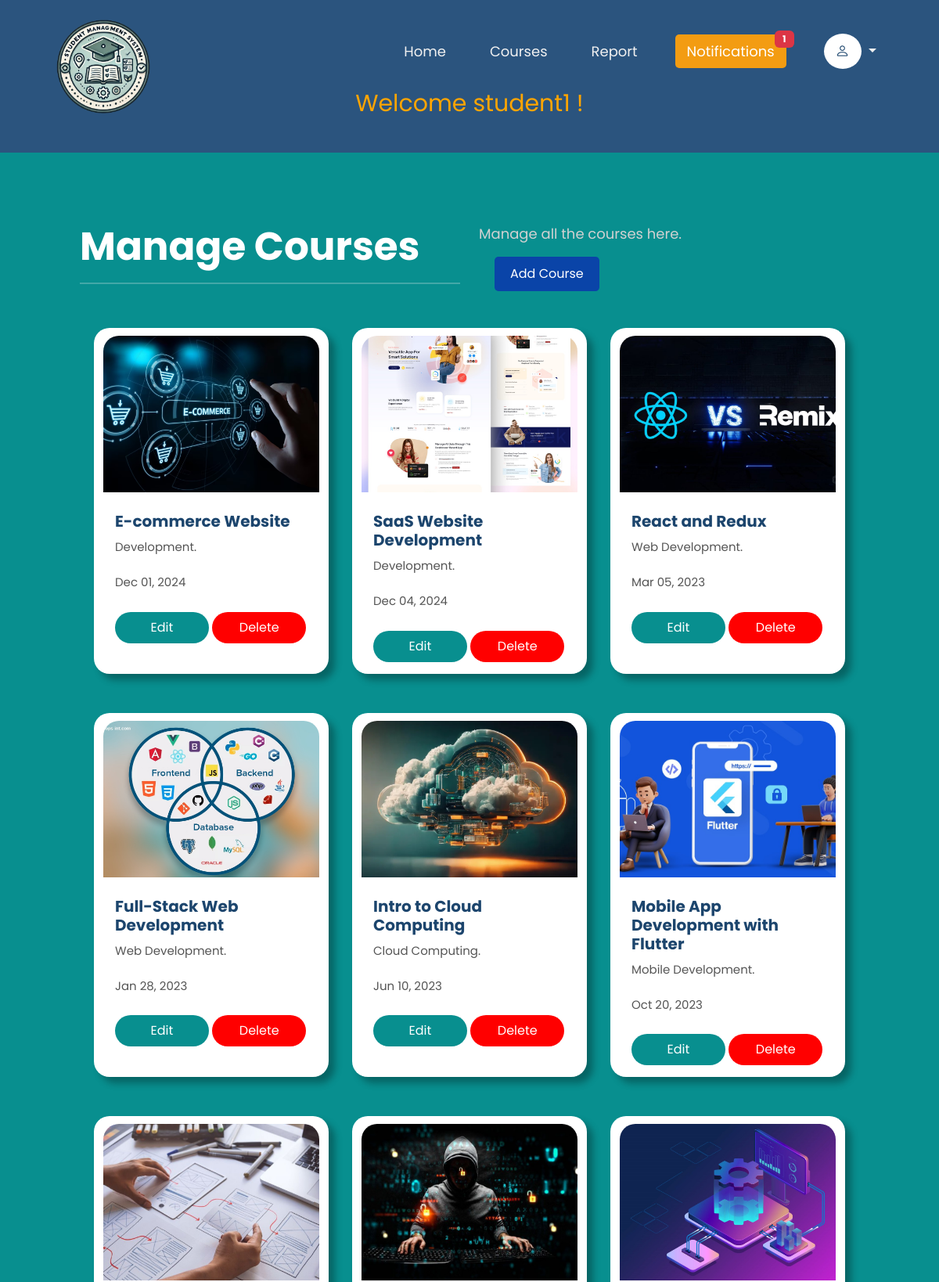
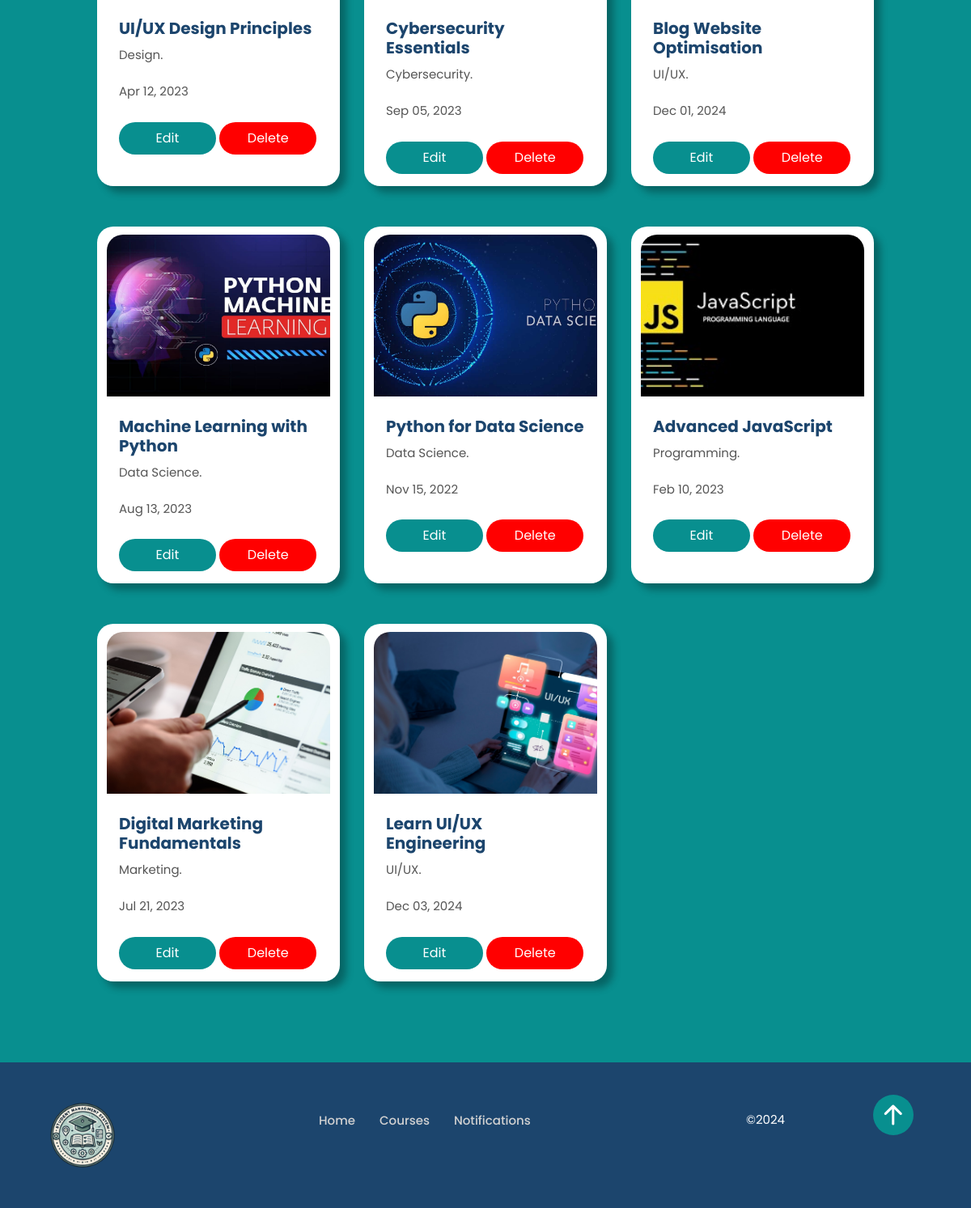
The page /admin/home.php (signed in) on the database its author committed (2 pictures, top to bottom).
### tables this page shows
CREATE TABLE `courses` (
  `id` int(11) NOT NULL,
  `title` varchar(100) NOT NULL,
  `description` text,
  `category` varchar(50) DEFAULT NULL,
  `date` date DEFAULT NULL,
  `image_path` varchar(255) DEFAULT NULL,
  `last_modified` timestamp NOT NULL DEFAULT CURRENT_TIMESTAMP ON UPDATE CURRENT_TIMESTAMP
);

### admin/home.php (the view, shortened to what this page needs)
<?php
include("view_notifications.php");
?>
<!DOCTYPE html>
<html lang="en">
<head>
    <link href="https://cdn.jsdelivr.net/npm/bootstrap@5.3.1/dist/css/bootstrap.min.css" rel="stylesheet"
>
    <link rel="stylesheet"
        href="https://cdnjs.cloudflare.com/ajax/libs/bootstrap-icons/1.10.5/font/bootstrap-icons.min.css">
    <link rel="stylesheet" href="../css/styleAdmin.css">
</head>
<body>
    <?php
    $query = "SELECT COUNT(*) AS pending_count FROM enrollments WHERE status = 'pending'";
    $result = mysqli_query($conn, $query);
    $data = mysqli_fetch_assoc($result);
    $pendingCount = $data['pending_count'];
    ?>
    <header class="navbar-section">
        <nav class="navbar navbar-expand-lg">
            <div class="container-fluid">
                <a class="navbar-brand" href="#">
                    <div class="logo-wrapper">
                        <img src="../images/logo.png" alt="Student Management System Logo" id="logoImg">
                    </div>
                </a>
                <div class="collapse navbar-collapse" id="navbarNav">
                    <ul class="navbar-nav ms-auto">
                        <li class="nav-item">
                            <a class="nav-link" aria-current="page" href="#home">Home</a>
                        </li>
                        <li class="nav-item">
                            <a class="nav-link" href="#projects">Courses</a>
                        </li>
                        <li class="nav-item">
                            <a class="nav-link" href="javascript:void(0);" data-bs-toggle="modal" data-bs-target="#reportModal">
                                Report
                            </a>
                        </li>
                        <li class="nav-item">
                            <a class="nav-link" href="javascript:void(0);"
                                style="background-color: #f39c12; color: white; border-radius: 5px; padding: 8px 15px;"
                                data-bs-toggle="modal" data-bs-target="#notificationModal">
                                Notifications
                                <?php if ($pendingCount > 0): ?>
                                    <span class="badge bg-danger" style="position: absolute; top: -5px; right: -10px; font-size: 12px; padding: 5px 10px;"><?php echo $pendingCount; ?></span>
                                <?php endif; ?>
                            </a>
                        </li>
                        <li class="nav-item">
                            <div class="dropdown">
                                <a class="nav-link dropdown-toggle" href="#" id="dropdownMenuLink" data-bs-toggle="dropdown"
                                    aria-expanded="false">
                                    <i class="bi bi-person"></i>
                                </a>
                            </div>
                        </li>
                    </ul>
                </div>
            </div>
        </nav>
    </header>
    <div class="name">
        <center>Welcome
            <?php
            echo $_SESSION['username'];
            ?>
            !
        </center>
    </div>
    <section class="project-section" id="projects">
        <div class="container">
            <div class="row text">
                <div class="col-lg-6 col-md-12">
                    <h1>Manage Courses</h1>
                    <hr>
                </div>
                <div class="col-lg-6 col-md-12">
                    <p>Manage all the courses here.</p>
                    <button id="addCourseBtn" class="btn btn-primary">Add Course</button>
                </div>
            </div>
            <div class="project-container">
                <div class="row project">
                    <?php
                    $query = "SELECT * FROM courses ORDER BY last_modified DESC";
                    $result = mysqli_query($conn, $query);
                    if (mysqli_num_rows($result) > 0) {
                        while ($course = mysqli_fetch_assoc($result)) {
                            $imagePath = !empty($course['image_path']) ? htmlspecialchars($course['image_path']) : 'images/default_image.jpg';
                    ?>
                            <div class="card">
                                <img src="<?php echo $imagePath; ?>" class="card-img-top" alt="Course Image">
                                <div class="card-body">
                                    <h4 class="card-title"><?php echo htmlspecialchars($course['title']); ?></h4>
                                    <p class="card-text">
                                        <?php echo htmlspecialchars($course['category']); ?>.<br><br>
                                        <?php echo date("M d, Y", strtotime($course['date'])); ?>
                                    </p>
                                    <button onclick="openModal('<?php echo $course['id']; ?>', '<?php echo htmlspecialchars($course['title']); ?>', '<?php echo htmlspecialchars($course['category']); ?>', '<?php echo htmlspecialchars($course['description']); ?>', '<?php echo $course['date']; ?>')">Edit</button>
                                    <button class="deleteBtn" onclick="deleteCourse(<?php echo $course['id']; ?>)">Delete</button>
                                </div>
                            </div>
                    <?php
                        }
                    } else {
                        echo "<p>No courses available at the moment.</p>";
                    }
                    ?>
                </div>
            </div>
        </div>
    </section>
    <footer>
        <div class="container">
            <div class="row">
                <div class="col-lg-3 col-md-12 col-sm-12">
                    <img src="../images/logo.png" alt="Student Management System Logo" style="width: 100px;">
                </div>
                <div class="col-lg-6 col-md-12 col-sm-12">
                    <ul class="d-flex">
                        <li><a href="#">Home</a></li>
                        <li><a href="#">Courses</a></li>
                        <li><a href="#">Notifications</a></li>
                    </ul>
                </div>
                <div class="col-lg-2 col-md-12 col-sm-12">
                    <p>&copy;2024</p>
                </div>
                <div class="col-lg-1 col-md-12 col-sm-12">
                    <a href="#" class="back-to-top d-flex align-items-center justify-content-center"><i
                            class="bi bi-arrow-up-short"></i></a>
                </div>
            </div>
        </div>
    </footer>
</body>
</html>

### css/styleAdmin.css (style rules this page uses)
* { padding: 0; margin: 0; box-sizing: border-box; font-family: "Poppins", sans-serif; }
.logo-wrapper { position: relative; width: 100px; height: 60px; }
.logo-wrapper img { position: absolute; top: 100%; left: 100%; transform: translate(-50%, -50%); width: 150px; height: auto; }
.navbar { padding: 20px; background: #2b547e; }
.nav-link { position: relative; }
.badge { position: absolute; top: -5px; right: -10px; font-size: 12px; padding: 5px 10px; }
.navbar #navbarNav { text-align: center; width: 100%; margin-top: 20px; }
.navbar .navbar-brand { color: #f1f1f1; font-size: 30px; margin-left: 0px; font-weight: 600; }
.navbar .collapse { background: #2b547e; }
.navbar ul li .bi { background: #fff; color: #1c456d; font-weight: bold; padding: 10px 15px; border-radius: 50%; }
.navbar ul li a { color: #f1f1f1; text-decoration: none; text-transform: capitalize; font-size: 18px; margin-right: 40px; }
.name { font-size: 30px; background-color: #2b547e; color: #ffa500; padding-bottom: 40px; }
.project-section { background-color: #088f8f; padding: 90px; }
.project-section .text h1 { font-size: 50px; font-weight: bold; color: #fff; text-transform: capitalize; }
.project-section .text p { font-size: 18px; color: #d1d1d1; }
.project-section hr { height: 2px; background-color: #f1f1f1; border: none; }
.project-section .project .card { width: 300px; margin-top: 40px; border-radius: 20px; border: none; margin-left: 30px; box-shadow: 8px 8px 10px rgba(0, 0, 0, 0.3); overflow: hidden; margin-bottom: 10px; flex: 0 0 auto; transition: transform 0.3s ease-in-out; }
.project-section .project .card-img-top { margin-top: 10px; width: 100%; height: 200px; object-fit: cover; border-top-left-radius: 20px; border-top-right-radius: 20px; }
.project-section .project .card-body { padding: 15px; }
.project-section .project .card h4 { font-size: 20px; color: #1c456d; font-weight: bold; margin-top: 10px; }
.project-section .project .card p { font-size: 15px; color: #555; margin-top: 10px; }
.project-section .project .card button { margin-top: 10px; border-radius: 30px; color: #fff; border: none; background-color: #088f8f; height: 40px; width: 120px; text-transform: capitalize; }
.project-section .project .card .deleteBtn { background-color: #f00; }
#addCourseBtn { margin-left: 20px; background-color: #0a44a8; color: white; padding: 10px 20px; border: none; border-radius: 5px; cursor: pointer; }
footer { padding: 40px; background: #1c456d; }
footer ul li { list-style: none; margin-top: 20px; }
footer ul li a { text-decoration: none; color: #d1d1d1; margin-left: 30px; font-size: 15px; text-transform: capitalize; font-weight: 500; }
footer p { color: #fff; margin-top: 20px; font-size: 15px; margin-left: 30px; }
.back-to-top { background: #088f8f; height: 50px; width: 50px; color: #fff; border-radius: 50%; font-size: 50px; }

### rows shown on the page
courses: image_path (picture), title "E-commerce Website", category "Development", date "Dec 01, 2024"
courses: image_path (picture), title "SaaS Website Development", category "Development", date "Dec 04, 2024"
courses: image_path (picture), title "React and Redux", category "Web Development", date "Mar 05, 2023"
courses: image_path (picture), title "Full-Stack Web Development", category "Web Development", date "Jan 28, 2023"
courses: image_path (picture), title "Intro to Cloud Computing", category "Cloud Computing", date "Jun 10, 2023"
courses: image_path (picture), title "Mobile App Development with Flutter", category "Mobile Development", date "Oct 20, 2023"
courses: image_path (picture), title "UI/UX Design Principles", category "Design", date "Apr 12, 2023"
courses: image_path (picture), title "Cybersecurity Essentials", category "Cybersecurity", date "Sep 05, 2023"
courses: image_path (picture), title "Blog Website Optimisation", category "UI/UX", date "Dec 01, 2024"
courses: image_path (picture), title "Machine Learning with Python", category "Data Science", date "Aug 13, 2023"
courses: image_path (picture), title "Python for Data Science", category "Data Science", date "Nov 15, 2022"
courses: image_path (picture), title "Advanced JavaScript", category "Programming", date "Feb 10, 2023"
courses: image_path (picture), title "Digital Marketing Fundamentals", category "Marketing", date "Jul 21, 2023"
courses: image_path (picture), title "Learn UI/UX Engineering", category "UI/UX", date "Dec 03, 2024"

### other values the page prints
$pendingCount "1"
$_SESSION['username'] "student1"
